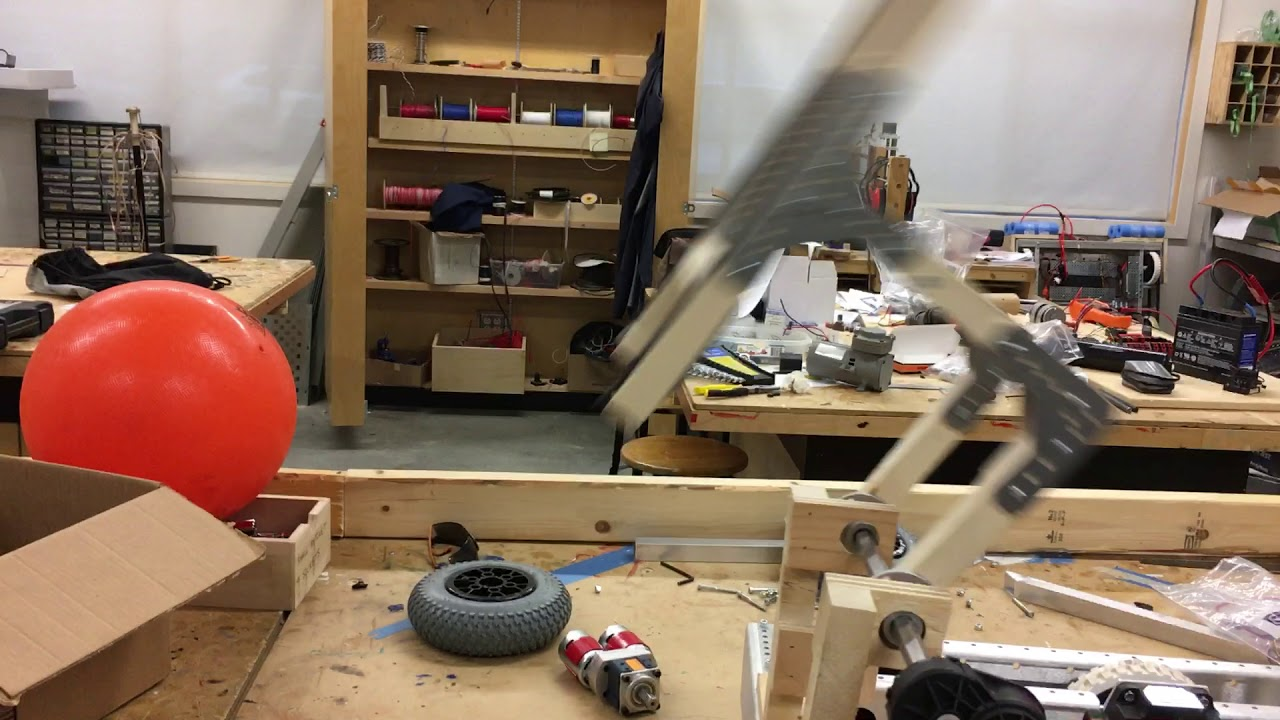
#> input picture ComputerVision/ball-Images/cutoffBall.jpg, 1280 x 720 px, given in place of the camera
$ python crap.py
#> lines starting #> are read from the running program, lines starting #| are printed output that depends on the picture
import cv2
import numpy as np
import random

cap = cv2.VideoCapture(0)

if not cap.isOpened:
	raise IOError("Cannot open Webcam")

while True:
	# [9 lines of commented-out code are left out]
	ret, frame = cap.read()
#> frame is the input picture: shape (720, 1280, 3); mean B, G, R 97.6, 115.8, 139.5
	# capture frames from the camera
	#for frame in camera.capture_continuous(rawCapture, format="bgr", use_video_port=True):
		# grab the raw NumPy array representing the image, then initialize the timestamp
		# and occupied/unoccupied text
	image = frame.copy()
	output = image.copy()

		#ap = argparse.ArgumentParser()
		#ap.add_argument("-i", "--imageframe", required = True, help = "Path to the image")
		#args = vars(ap.parse_args())
	gray2 = cv2.cvtColor(image, cv2.COLOR_BGR2GRAY)
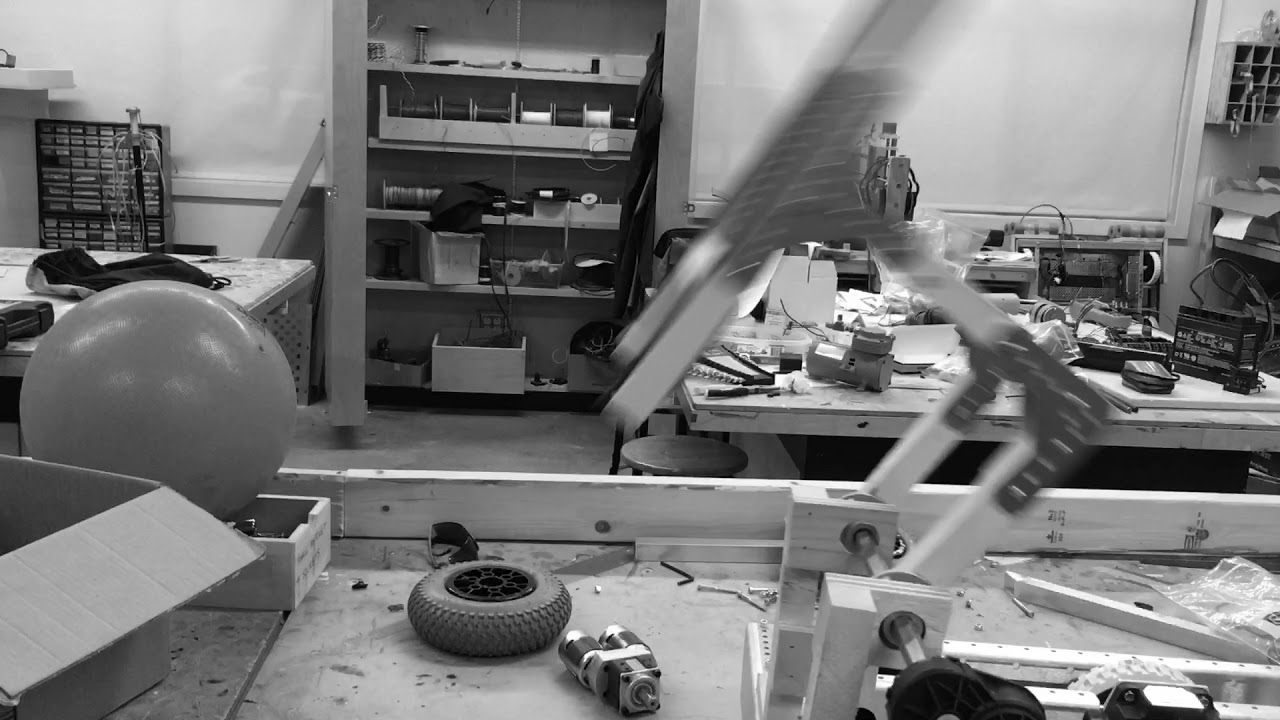
#> gray2: shape (720, 1280); min 0, max 255, mean 120.8
	#imgray = cv2.cvtColor(frame, cv2.COLOR_BGR2GRAY)
	gray = cv2.adaptiveThreshold(gray2, 255, cv2.ADAPTIVE_THRESH_MEAN_C, cv2.THRESH_BINARY, 5, 10)
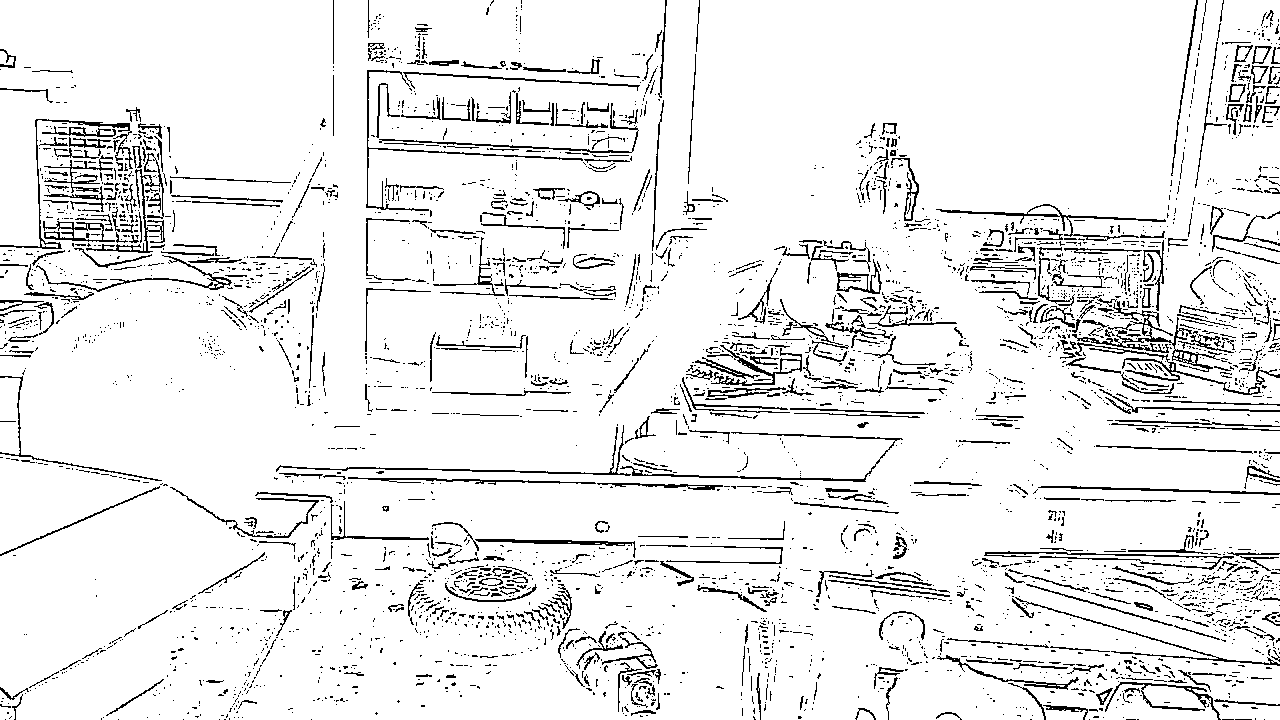
#> gray: shape (720, 1280); 92% white; black in thin lines or dots

		# detect circles in the image
	circles = cv2.HoughCircles(gray, cv2.HOUGH_GRADIENT, 1.1, 100)
#> circles = 50 rows, first 8: [1048.8, 461.5, 223.4], [605.5, 8.25, 581.8], [764, 54.45, 432.7], [517.5, 363.6, 208.9], [858.6, 87.45, 348.4], [924.6, 398.8, 191], [946.6, 517.5, 247.2], [957.6, 165.6, 302.3]

		# ensure at least some circles were found
	if circles is not None:
			# convert the (x, y) coordinates and radius of the circles to integers
		circles = np.round(circles[0, :]).astype("int")
#> circles = 50 rows, first 8: [1049, 461, 223], [606, 8, 582], [764, 54, 433], [518, 364, 209], [859, 87, 348], [925, 399, 191], [947, 518, 247], [958, 166, 302]

			# loop over the (x, y) coordinates and radius of the circles
		for (x, y, r) in circles:
				# draw the circle in the output image, then draw a rectangle
				# corresponding to the center of the circle
			cv2.circle(output, (x, y), r, [255,255,0], -1)
			cv2.rectangle(output, (x - r, y - r), (x + r, y + r), (0, 128, 255,50), 1)
#> this loop made 50 passes
#> (x, y, r) on passes 1 to 12: (1049, 461, 223), (606, 8, 582), (764, 54, 433), (518, 364, 209), (859, 87, 348), (925, 399, 191), (947, 518, 247), (958, 166, 302), (969, 65, 310), (683, 282, 205), (606, 434, 206), (274, 397, 257)
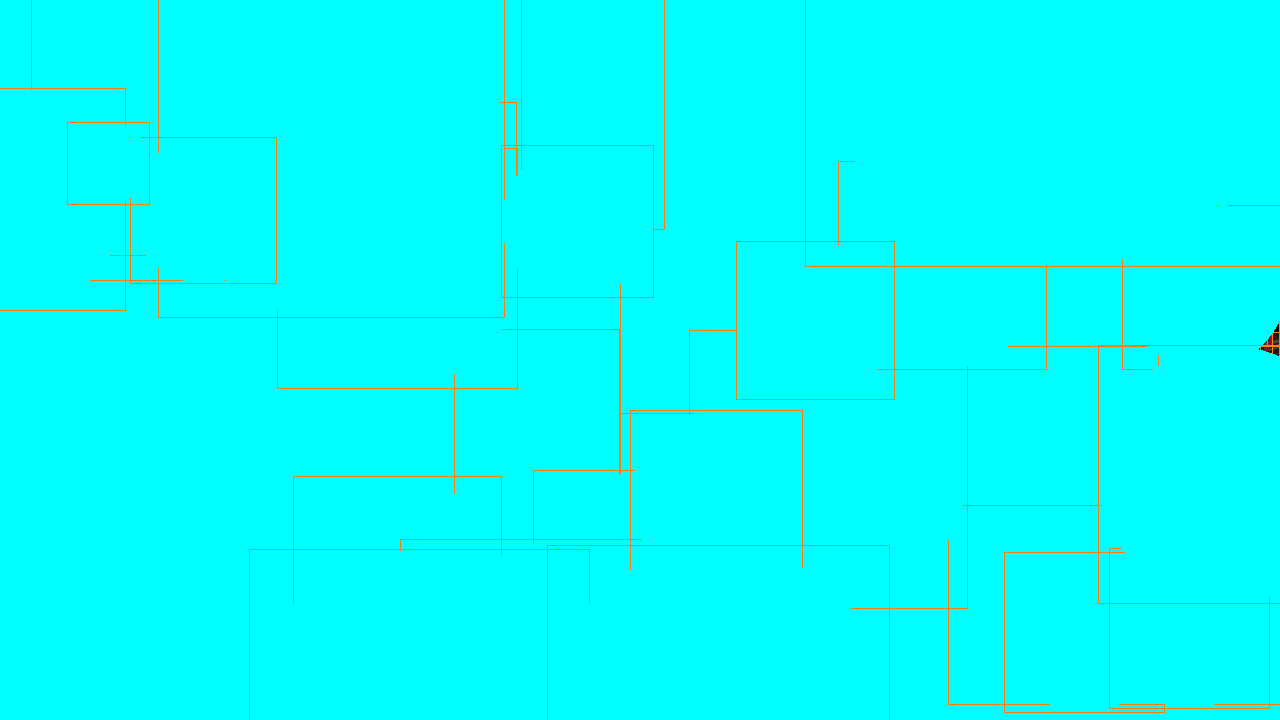
#> output: shape (720, 1280, 3); mean B, G, R 251.7, 253.3, 3.3
		# show the output image
	cv2.imshow("output", np.hstack([image, output]))
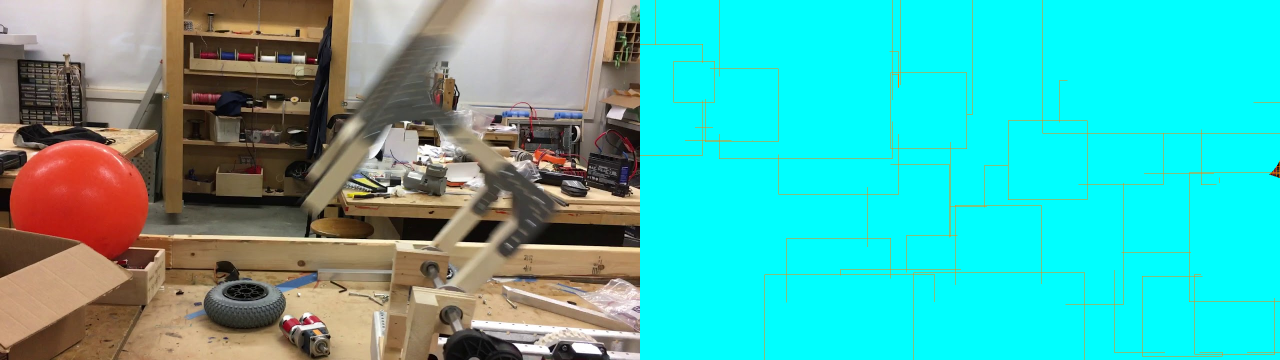
#> window 'output': shape (720, 2560, 3) (shown at 1/2 size); mean B, G, R 174.7, 184.6, 71.4
		#cv2.waitKey(0)
	c = cv2.waitKey(1);
#> (key Esc is pressed here)
	if (c == 27):
		break

cap.release()
cv2.destroyAllWindows()


	# clear the stream in preparation for the next frame
	#rawCapture.truncate(0)

	# if the `q` key was pressed, break from the loop

$ run again, on ComputerVision/ball-Images/easyBall2.jpg
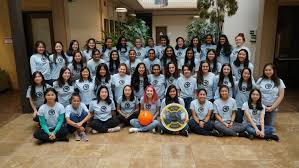
#> input picture ComputerVision/ball-Images/easyBall2.jpg, 299 x 168 px, given in place of the camera
#> frame is the input picture: shape (168, 299, 3); mean B, G, R 84.1, 97.8, 107.5
#> `gray = cv2.adaptiveThreshold(gray2, 255, cv2.ADAPTIVE_THRESH_MEAN_C, c..`:
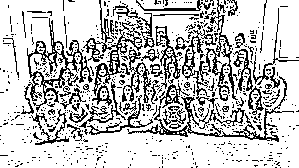
#> gray: shape (168, 299); 76.5% white; black in thin lines or dots
#> circles = None
#> `cv2.imshow("output", np.hstack([image, output]))`:
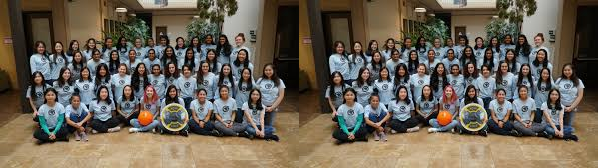
#> window 'output': shape (168, 598, 3); mean B, G, R 84.1, 97.8, 107.5

$ run again, on ComputerVision/ball-Images/robotBall.jpg
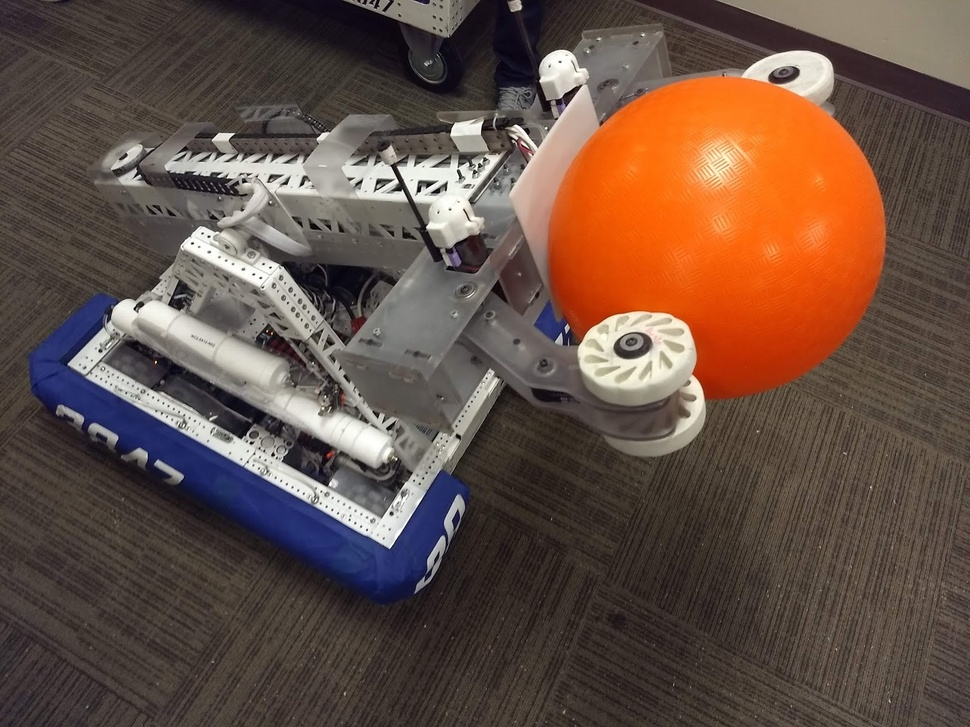
#> input picture ComputerVision/ball-Images/robotBall.jpg, 970 x 727 px, shrunk from 1600 x 1200 before the run, given in place of the camera
#> frame is the input picture: shape (727, 970, 3); mean B, G, R 68.5, 79.7, 102.1
#> `gray = cv2.adaptiveThreshold(gray2, 255, cv2.ADAPTIVE_THRESH_MEAN_C, c..`:
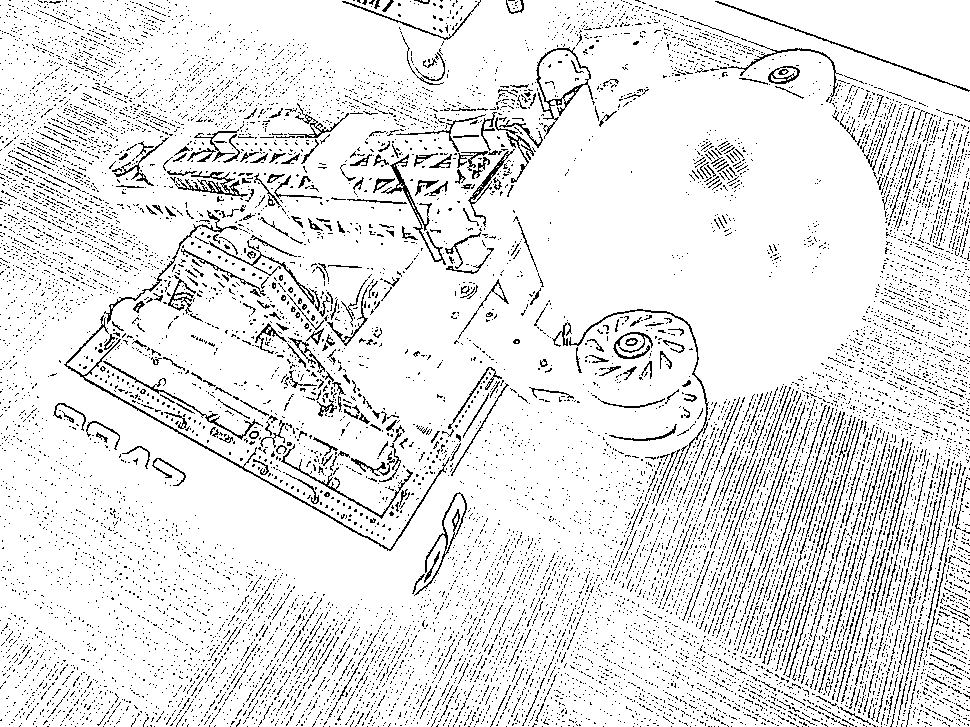
#> gray: shape (727, 970); 90.3% white; black in thin lines or dots
#> `circles = cv2.HoughCircles(gray, cv2.HOUGH_GRADIENT, 1.1, 100)`: circles = 36 rows, first 8: [593.5, 366.9, 360.7], [517.5, 300.9, 416.6], [394.4, 325.1, 382], [682.5, 308.6, 278.7], [462.6, 398.8, 303.5], [582.5, 207.4, 372.4], [537.4, 4.95, 530.1], [530.8, 472.5, 251.8]
#> `circles = np.round(circles[0, :]).astype("int")`: circles = 36 rows, first 8: [593, 367, 361], [518, 301, 417], [394, 325, 382], [683, 309, 279], [463, 399, 303], [582, 207, 372], [537, 5, 530], [531, 472, 252]
#> the loop `for (x, y, r) in circles:` made 36 passes
#> `cv2.imshow("output", np.hstack([image, output]))`:
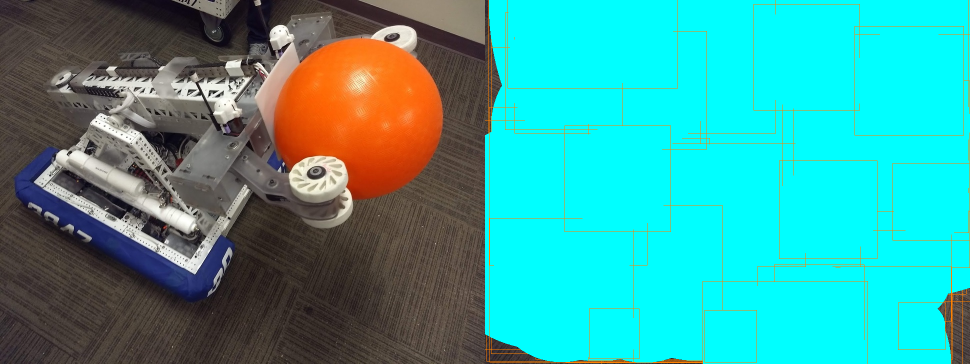
#> window 'output': shape (727, 1940, 3) (shown at 1/2 size); mean B, G, R 157.2, 164.1, 54.4
